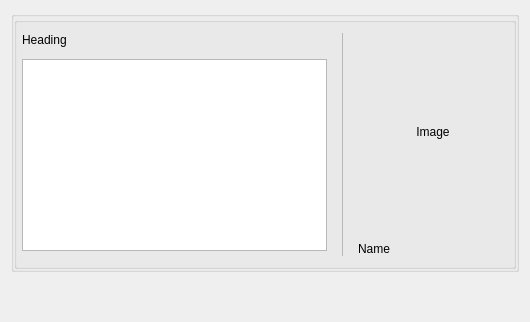
<?xml version="1.0" encoding="UTF-8"?>
<ui version="4.0">
 <class>C_NagToolTipWithImage</class>
 <widget class="QWidget" name="C_NagToolTipWithImage">
  <property name="geometry">
   <rect>
    <x>0</x>
    <y>0</y>
    <width>530</width>
    <height>322</height>
   </rect>
  </property>
  <property name="windowTitle">
   <string>C_NagToolTipWithImage</string>
  </property>
  <layout class="QVBoxLayout" name="verticalLayout">
   <item>
    <layout class="QHBoxLayout" name="horizontalLayout">
     <property name="spacing">
      <number>0</number>
     </property>
     <item>
      <widget class="stw::opensyde_gui_elements::C_OgeGbxTransparent" name="mpc_GroupBoxInklShadow">
       <property name="title">
        <string/>
       </property>
       <layout class="QVBoxLayout" name="verticalLayout_2">
        <property name="spacing">
         <number>0</number>
        </property>
        <property name="leftMargin">
         <number>0</number>
        </property>
        <property name="topMargin">
         <number>0</number>
        </property>
        <property name="rightMargin">
         <number>0</number>
        </property>
        <property name="bottomMargin">
         <number>0</number>
        </property>
        <item>
         <widget class="stw::opensyde_gui_elements::C_OgeGbxToolTip" name="mpc_GroupBox">
          <property name="title">
           <string/>
          </property>
          <layout class="QHBoxLayout" name="horizontalLayout_2" stretch="2,0,1">
           <property name="spacing">
            <number>12</number>
           </property>
           <property name="leftMargin">
            <number>0</number>
           </property>
           <property name="topMargin">
            <number>0</number>
           </property>
           <property name="rightMargin">
            <number>0</number>
           </property>
           <property name="bottomMargin">
            <number>0</number>
           </property>
           <item>
            <layout class="QVBoxLayout" name="verticalLayout_Text" stretch="0,1,0">
             <property name="spacing">
              <number>12</number>
             </property>
             <property name="leftMargin">
              <number>5</number>
             </property>
             <property name="topMargin">
              <number>10</number>
             </property>
             <property name="bottomMargin">
              <number>10</number>
             </property>
             <item>
              <widget class="stw::opensyde_gui_elements::C_OgeLabHeadingToolTip" name="mpc_Heading">
               <property name="sizePolicy">
                <sizepolicy hsizetype="MinimumExpanding" vsizetype="Preferred">
                 <horstretch>0</horstretch>
                 <verstretch>0</verstretch>
                </sizepolicy>
               </property>
               <property name="text">
                <string>Heading</string>
               </property>
               <property name="alignment">
                <set>Qt::AlignLeading|Qt::AlignLeft|Qt::AlignTop</set>
               </property>
              </widget>
             </item>
             <item>
              <widget class="stw::opensyde_gui_elements::C_OgeTedToolTipContent" name="mpc_Content">
               <property name="sizePolicy">
                <sizepolicy hsizetype="MinimumExpanding" vsizetype="Preferred">
                 <horstretch>0</horstretch>
                 <verstretch>0</verstretch>
                </sizepolicy>
               </property>
              </widget>
             </item>
             <item>
              <spacer name="verticalSpacer_2">
               <property name="orientation">
                <enum>Qt::Vertical</enum>
               </property>
               <property name="sizeHint" stdset="0">
                <size>
                 <width>0</width>
                 <height>5</height>
                </size>
               </property>
              </spacer>
             </item>
            </layout>
           </item>
           <item>
            <layout class="QVBoxLayout" name="verticalLayout_3">
             <property name="spacing">
              <number>0</number>
             </property>
             <property name="leftMargin">
              <number>3</number>
             </property>
             <property name="topMargin">
              <number>10</number>
             </property>
             <property name="rightMargin">
              <number>3</number>
             </property>
             <property name="bottomMargin">
              <number>10</number>
             </property>
             <item>
              <widget class="stw::opensyde_gui_elements::C_OgeFraSeparator" name="mpc_FrameVerticalDivider">
               <property name="minimumSize">
                <size>
                 <width>1</width>
                 <height>0</height>
                </size>
               </property>
               <property name="maximumSize">
                <size>
                 <width>1</width>
                 <height>16777215</height>
                </size>
               </property>
               <property name="frameShape">
                <enum>QFrame::StyledPanel</enum>
               </property>
               <property name="frameShadow">
                <enum>QFrame::Raised</enum>
               </property>
               <property name="lineWidth">
                <number>1</number>
               </property>
              </widget>
             </item>
            </layout>
           </item>
           <item>
            <layout class="QVBoxLayout" name="verticalLayout_Image" stretch="1,0">
             <property name="spacing">
              <number>12</number>
             </property>
             <property name="topMargin">
              <number>10</number>
             </property>
             <property name="rightMargin">
              <number>5</number>
             </property>
             <property name="bottomMargin">
              <number>10</number>
             </property>
             <item>
              <widget class="QLabel" name="mpc_LabelImage">
               <property name="text">
                <string>Image</string>
               </property>
               <property name="alignment">
                <set>Qt::AlignCenter</set>
               </property>
              </widget>
             </item>
             <item>
              <widget class="stw::opensyde_gui_elements::C_OgeLabHeadingToolTip" name="mpc_LabelCaption">
               <property name="text">
                <string>Name</string>
               </property>
               <property name="alignment">
                <set>Qt::AlignLeading|Qt::AlignLeft|Qt::AlignVCenter</set>
               </property>
              </widget>
             </item>
            </layout>
           </item>
          </layout>
         </widget>
        </item>
       </layout>
      </widget>
     </item>
    </layout>
   </item>
   <item>
    <spacer name="verticalSpacer">
     <property name="orientation">
      <enum>Qt::Vertical</enum>
     </property>
     <property name="sizeHint" stdset="0">
      <size>
       <width>0</width>
       <height>5</height>
      </size>
     </property>
    </spacer>
   </item>
  </layout>
 </widget>
 <customwidgets>
  <customwidget>
   <class>stw::opensyde_gui_elements::C_OgeGbxToolTip</class>
   <extends>QGroupBox</extends>
   <header>C_OgeGbxToolTip.hpp</header>
   <container>1</container>
  </customwidget>
  <customwidget>
   <class>stw::opensyde_gui_elements::C_OgeLabHeadingToolTip</class>
   <extends>QLabel</extends>
   <header>C_OgeLabHeadingToolTip.hpp</header>
  </customwidget>
  <customwidget>
   <class>stw::opensyde_gui_elements::C_OgeTedToolTipContent</class>
   <extends>QTextEdit</extends>
   <header>C_OgeTedToolTipContent.hpp</header>
  </customwidget>
  <customwidget>
   <class>stw::opensyde_gui_elements::C_OgeGbxTransparent</class>
   <extends>QGroupBox</extends>
   <header>C_OgeGbxTransparent.hpp</header>
   <container>1</container>
  </customwidget>
  <customwidget>
   <class>stw::opensyde_gui_elements::C_OgeFraSeparator</class>
   <extends>QFrame</extends>
   <header>C_OgeFraSeparator.hpp</header>
   <container>1</container>
  </customwidget>
 </customwidgets>
 <resources/>
 <connections/>
</ui>
